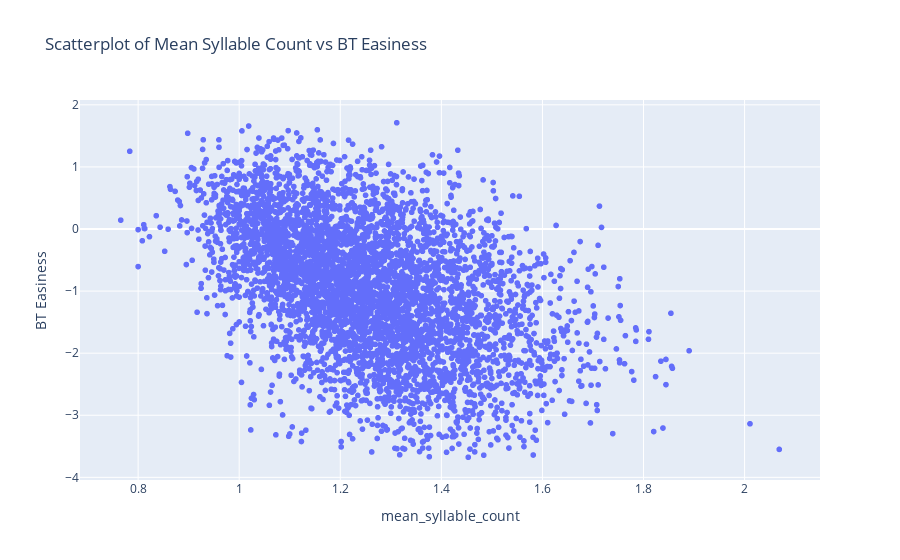

The cell this chart's notebook holds for it:
### Code cell
fig = px.scatter(
    df,
    x=df["mean_syllable_count"],
    y=df["BT Easiness"],
    title="Scatterplot of Mean Syllable Count vs BT Easiness",
)
fig.show()

### Figure 1 — Plotly figure (JSON) as saved in the notebook; plotly's stock layout.template omitted (floating-point values rounded to 4 significant figures; data arrays with more than 128 entries replaced by an {"elided": "..."} marker saying what was removed)
{"data": [{"hovertemplate": "mean_syllable_count=%{x}<br>BT Easiness=%{y}<extra></extra>", "legendgroup": "", "marker": {"color": "#636efa", "symbol": "circle"}, "mode": "markers", "name": "", "showlegend": false, "type": "scattergl", "x": {"elided": "4724 float values"}, "xaxis": "x", "y": {"elided": "4724 float values"}, "yaxis": "y"}], "layout": {"legend": {"tracegroupgap": 0}, "title": {"text": "Scatterplot of Mean Syllable Count vs BT Easiness"}, "xaxis": {"anchor": "y", "domain": [0, 1], "title": {"text": "mean_syllable_count"}}, "yaxis": {"anchor": "x", "domain": [0, 1], "title": {"text": "BT Easiness"}}}}
